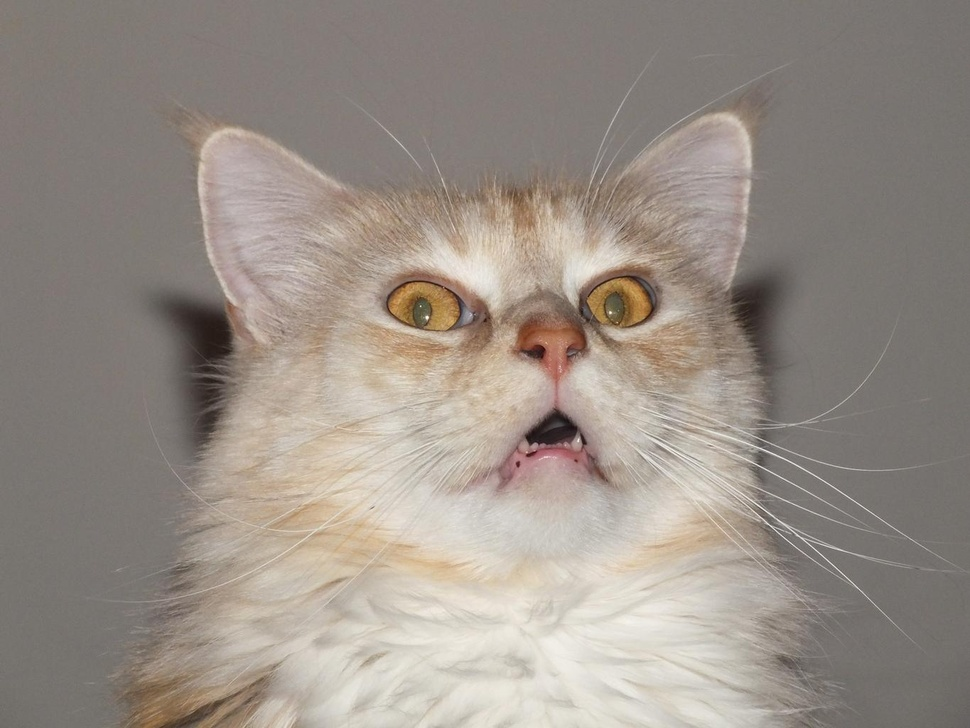
#> input picture TP2/q1.3/imagens_input/1.jpg, 970 x 728 px, shrunk from 1365 x 1024 before the run; its folder holds only this picture in this run
$ python q1.3.py
#> lines starting #> are read from the running program, lines starting #| are printed output that depends on the picture
import asyncio
import os
import time
import matplotlib.pyplot as plt
from PIL import Image, ImageFilter

# Diret
INPUT_DIR = "imagens_input"
OUTPUT_DIR = "imagens_output"
os.makedirs(OUTPUT_DIR, exist_ok=True)

async def processar_imagem(filename, sem):
    # Aplica um filtro blur na imagem e salva o resultado
    async with sem:  # Controle de concorrência
        img = Image.open(os.path.join(INPUT_DIR, filename))
        img = img.filter(ImageFilter.BLUR)
        img.save(os.path.join(OUTPUT_DIR, filename))

async def processar_todas(max_threads):
    # Processa todas as imagens na pasta de entrada
    sem = asyncio.Semaphore(max_threads)  # Limita concorrência
    tasks = [processar_imagem(img, sem) for img in os.listdir(INPUT_DIR)]
    await asyncio.gather(*tasks)

def medir_tempo_processamento(max_threads):
    # Mede o tempo total de processamento para um numero específico de thread
    inicio = time.perf_counter()
    asyncio.run(processar_todas(max_threads))
    fim = time.perf_counter()
    return fim - inicio

# Variando o número de threads
threads_testadas = [1, 2, 4, 6, 8, 10, 12]
tempos = [medir_tempo_processamento(n) for n in threads_testadas]

# Gerando o gráfico
plt.figure(figsize=(8, 5))
plt.plot(threads_testadas, tempos, marker='o', linestyle='-', color='b', label="Tempo de processamento")
plt.xlabel("Número de Threads Assíncronas")
plt.ylabel("Tempo Total (s)")
plt.title("Tempo de Processamento de Imagens vs. Número de Threads")
plt.legend()
plt.grid()
plt.show()
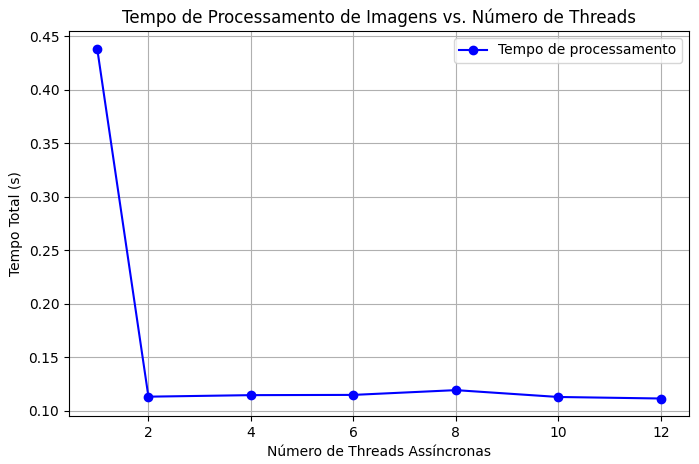
#> figure drawn by matplotlib, 1 panel

$ run again, on TP2/q1.3/imagens_input/5.jpg
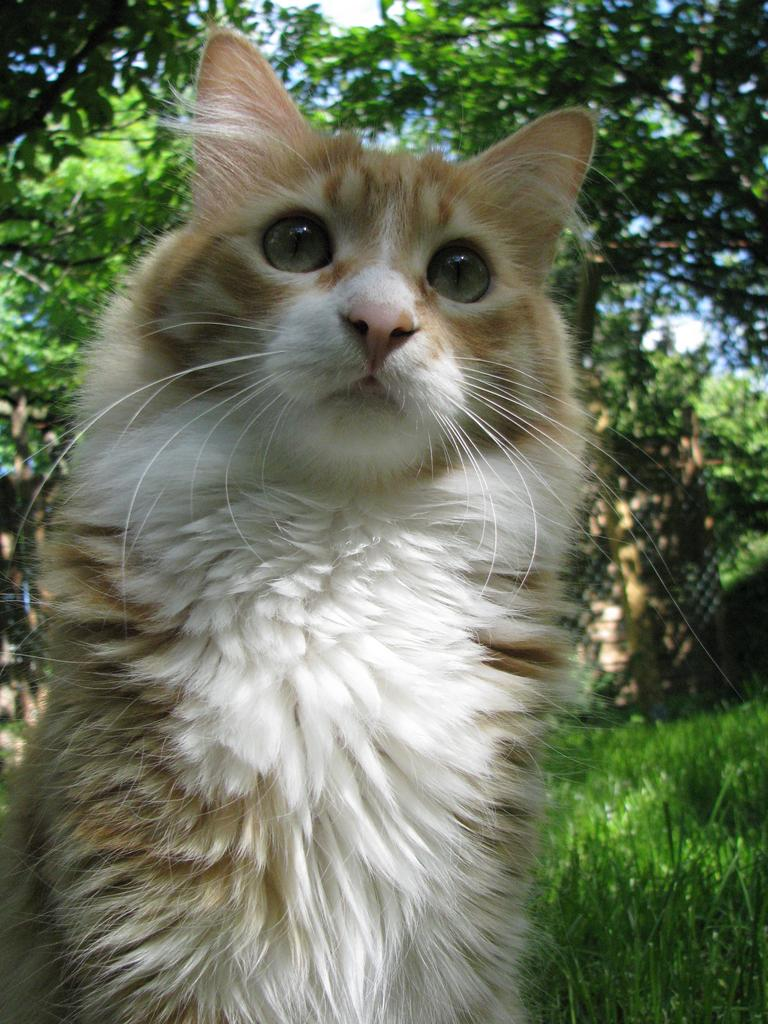
#> input picture TP2/q1.3/imagens_input/5.jpg, 768 x 1024 px
#> `plt.show()`:
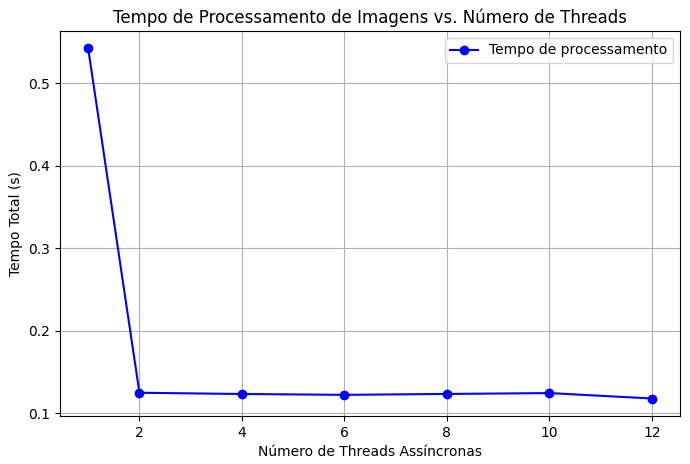
#> figure drawn by matplotlib, 1 panel

$ run again, on TP2/q1.3/imagens_input/2.jpg
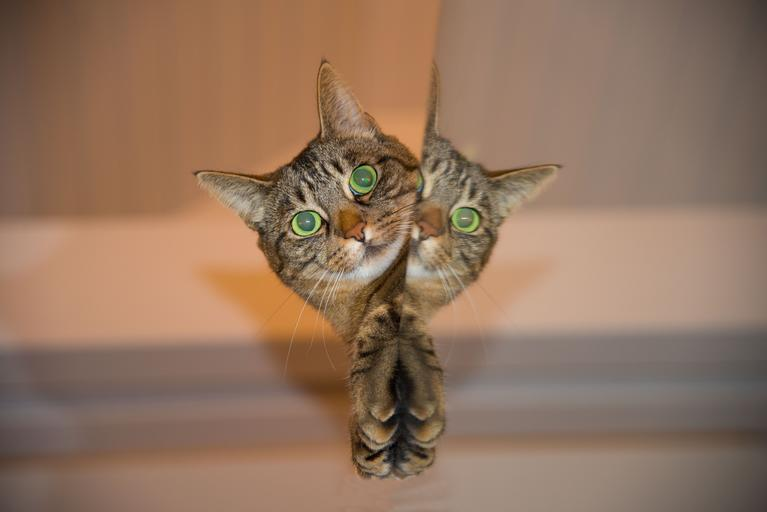
#> input picture TP2/q1.3/imagens_input/2.jpg, 767 x 512 px
#> `plt.show()`:
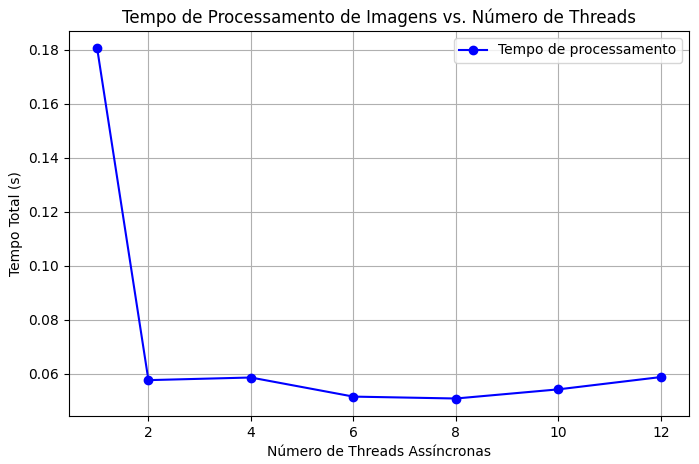
#> figure drawn by matplotlib, 1 panel

$ run again, on TP2/q1.3/imagens_input/3.jpg
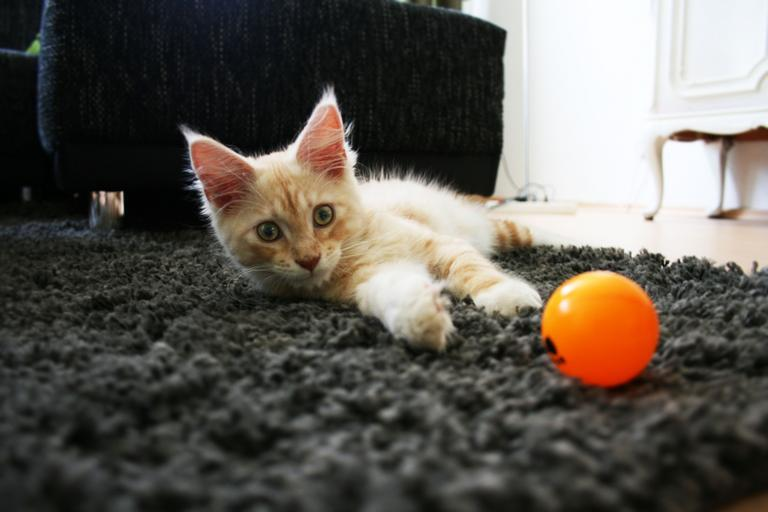
#> input picture TP2/q1.3/imagens_input/3.jpg, 768 x 512 px
#> `async def processar_imagem(filename, sem):`:
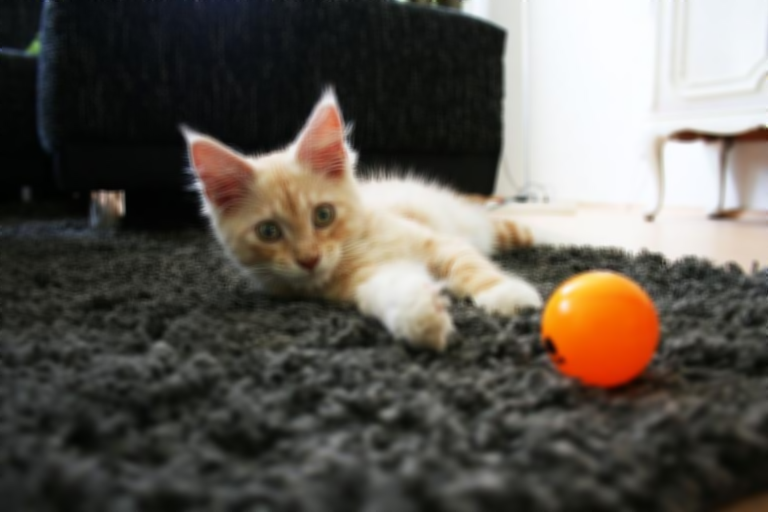
#> saved as 3.jpg: PIL image 768x512 RGB; mean R, G, B 94.8, 89.8, 82.5
#> `plt.show()`:
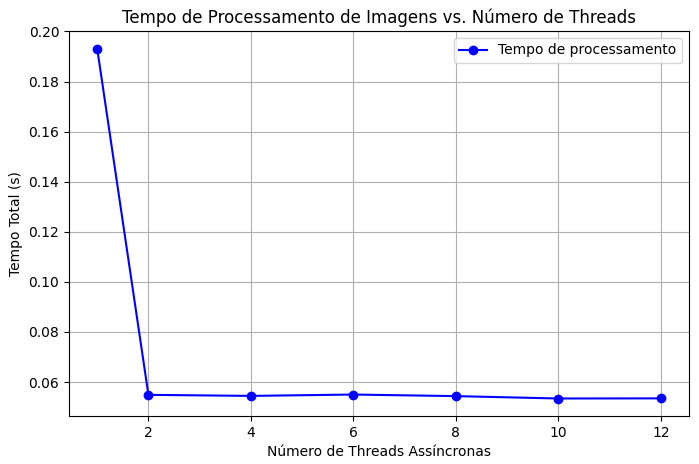
#> figure drawn by matplotlib, 1 panel

$ run again, on TP2/q1.3/imagens_input/4.jpg
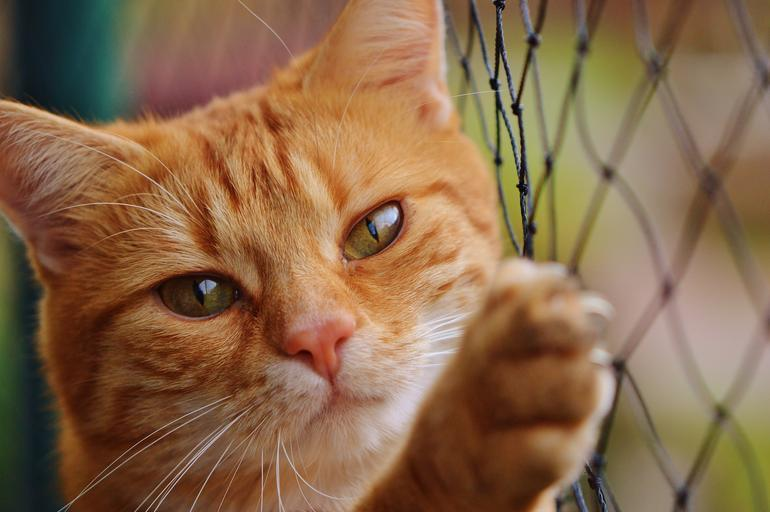
#> input picture TP2/q1.3/imagens_input/4.jpg, 770 x 512 px
#> `plt.show()`:
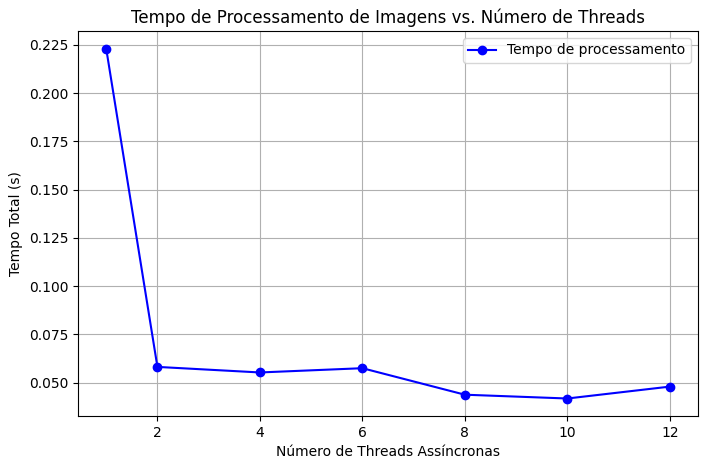
#> figure drawn by matplotlib, 1 panel
